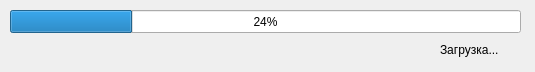
<?xml version="1.0" encoding="UTF-8"?>
<ui version="4.0">
 <class>Progress</class>
 <widget class="QWidget" name="Progress">
  <property name="geometry">
   <rect>
    <x>0</x>
    <y>0</y>
    <width>535</width>
    <height>72</height>
   </rect>
  </property>
  <property name="windowTitle">
   <string>Загрузка</string>
  </property>
  <widget class="QProgressBar" name="progressBar">
   <property name="geometry">
    <rect>
     <x>10</x>
     <y>10</y>
     <width>511</width>
     <height>23</height>
    </rect>
   </property>
   <property name="value">
    <number>24</number>
   </property>
  </widget>
  <widget class="QLabel" name="label">
   <property name="geometry">
    <rect>
     <x>440</x>
     <y>40</y>
     <width>91</width>
     <height>20</height>
    </rect>
   </property>
   <property name="text">
    <string>Загрузка...</string>
   </property>
  </widget>
  <widget class="QLabel" name="label_2">
   <property name="geometry">
    <rect>
     <x>70</x>
     <y>100</y>
     <width>421</width>
     <height>81</height>
    </rect>
   </property>
   <property name="text">
    <string>TextLabel</string>
   </property>
  </widget>
  <widget class="QLabel" name="label_3">
   <property name="geometry">
    <rect>
     <x>70</x>
     <y>190</y>
     <width>421</width>
     <height>81</height>
    </rect>
   </property>
   <property name="text">
    <string>TextLabel</string>
   </property>
  </widget>
 </widget>
 <resources/>
 <connections/>
</ui>
